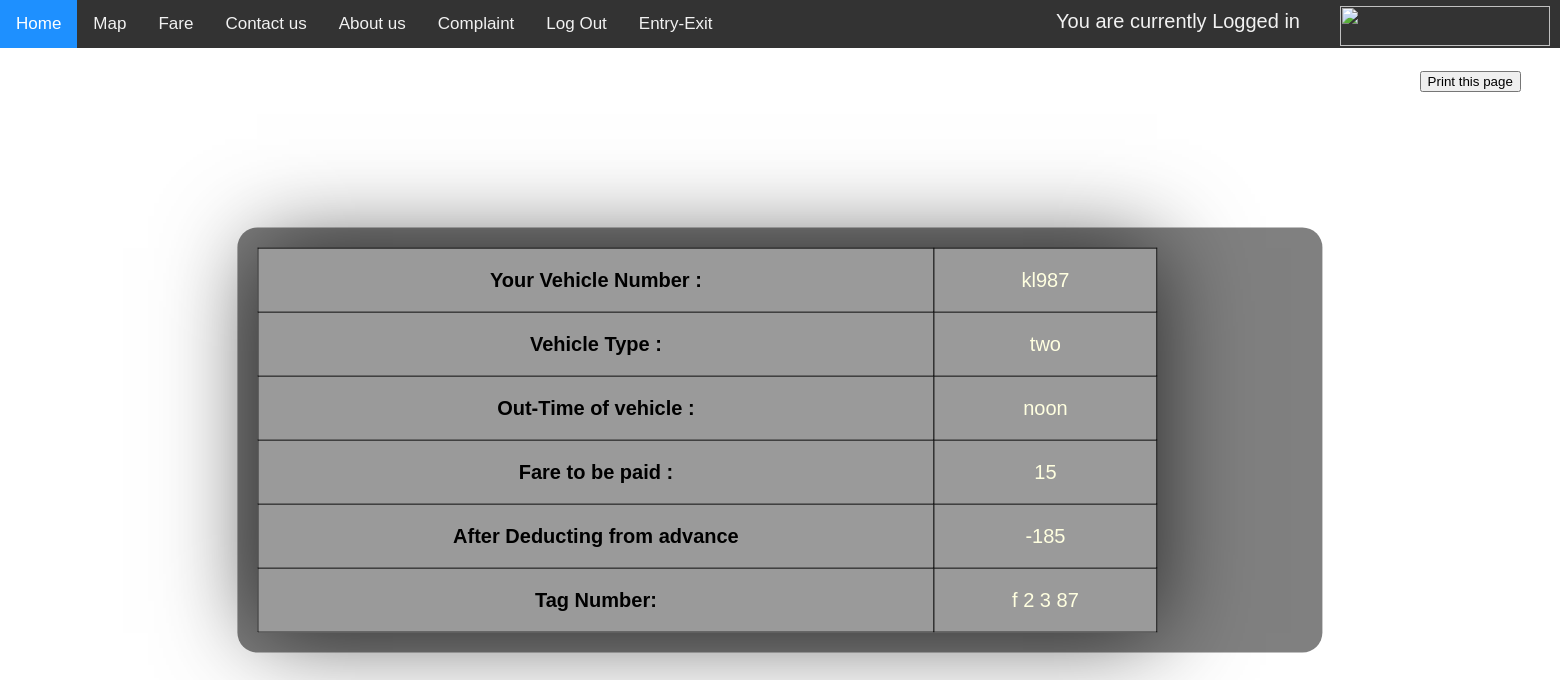
Page /printexit/ on the earlier database version.
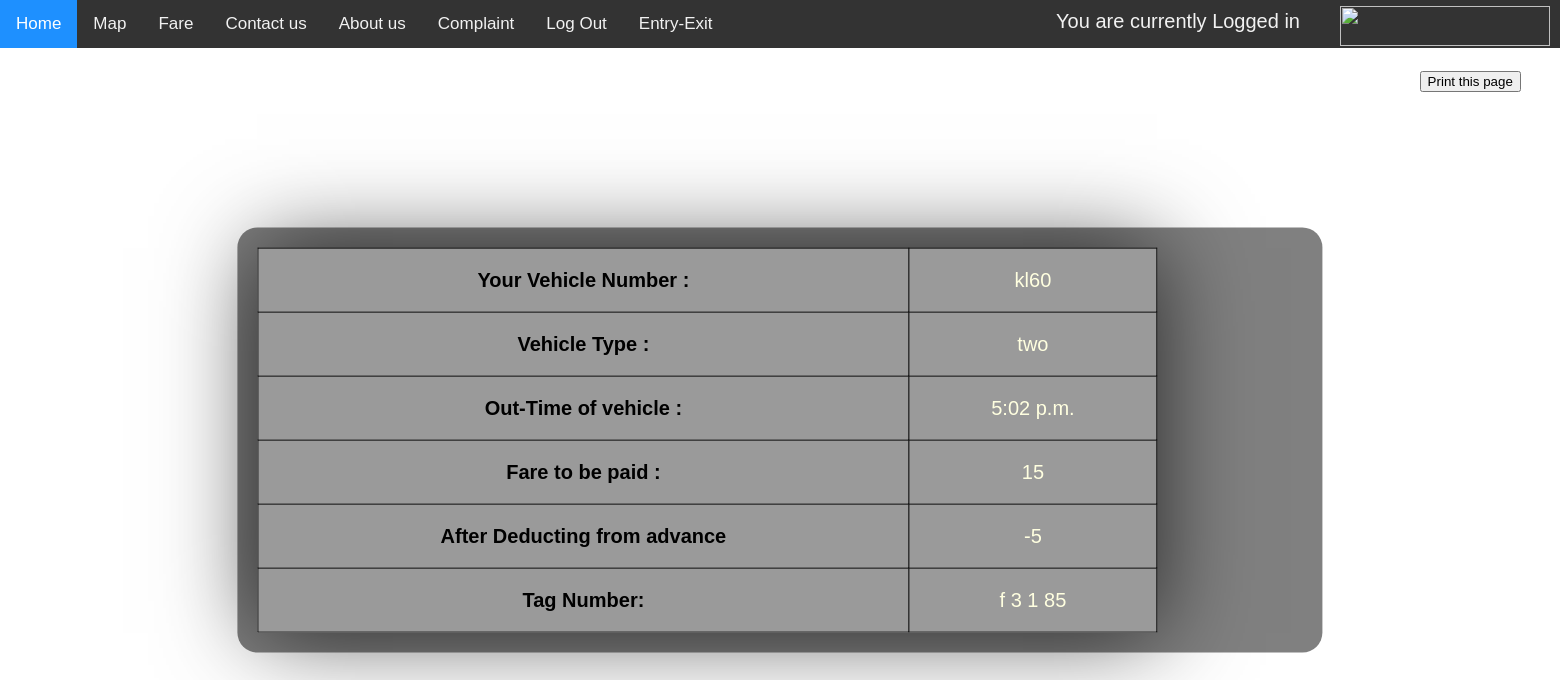
Same page on the later database version.
### parking/models.py (models this page shows, shortened)
class Vehicleexit(models.Model):
    vno = models.CharField(max_length=10,default='')
    vty = models.CharField(max_length=10, choices=VEHICLE_CHOICE, default='two')
    outtime = models.TimeField(null=True, blank=True)
    farem = models.CharField(max_length=4,null=True, blank=True)
    tno = models.CharField(max_length=10,default='')
    finalpay = models.CharField(max_length=10)

### parking/views.py (the view)
# urls.py: path('printexit/', views.printexit, name='printexit'),
def printexit(request):
    obj = Vehicleexit.objects.filter().last()
    return render(request, 'printexit.html', {'obj':obj})

### parking/templates/printexit.html (shortened to what this page needs)
<!DOCTYPE html>
<!DOCTYPE html>
<html lang="en">
<head>
</head>
<body>
<div class="topnav">
  <a class="active" href="/">Home</a>
  <a href="/maps">Map</a>
    <a href="/fare">Fare</a>
  <a href="/contactus">Contact us</a>
    <a href="/aboutus">About us</a>
    <a href="/complaint">Complaint</a>
    <a href="/">Log Out</a>
    <a href="/entryex">Entry-Exit</a>
    <a><div class="toplg">You are currently Logged in</div></a>
    <a><div class="topright"><img src="https://i.ibb.co/SsDM6pc/securepark.png" width="210" height="40"></div></a>
</div>
<div class="bg-heading">
    <button onclick="myFunction()">Print this page</button>
</div>
<div class="bg-text">
{% if obj %}
<table>
<tbody>
  <tr>
      <td style="color: #000000;"><b>Your Vehicle Number :</b></td>
    <td style="text-align:center;">{{ obj.vno }}</td>
  </tr>
  <tr>
      <td style="color: #000000;"><b>Vehicle Type :</b></td>
    <td style="text-align:center;">{{ obj.vty }}</td>
  </tr>
  <tr>
      <td style="color: #000000;"><b>Out-Time of vehicle :</b></td>
    <td style="text-align:center;">{{ obj.outtime }}</td>
  </tr>
  <tr>
      <td style="color: #000000;"><b>Fare to be paid :</b></td>
    <td style="text-align:center;">{{ obj.farem }}</td>
  </tr>
  <tr>
    <td style="color: #000000;"><b>After Deducting from advance</b></td>
  <td style="text-align:center;">{{ obj.finalpay }}</td>
</tr>
  <tr>
      <td style="color: #000000;"><b>Tag Number:</b></td>
    <td style="text-align:center;">{{ obj.tno }}</td>
  </tr>
</tbody>
</table>
{% endif %}
</div>
</body>
</html>

Differences in the rows shown:
no longer on this page (row unchanged): Vehicleexit: vno "kl987", vty "two", outtime "noon", farem "15", finalpay "-185", tno "f 2 3 87"
added Vehicleexit: vno "kl60", vty "two", outtime "5:02 p.m.", farem "15", finalpay "-5", tno "f 3 1 85"
